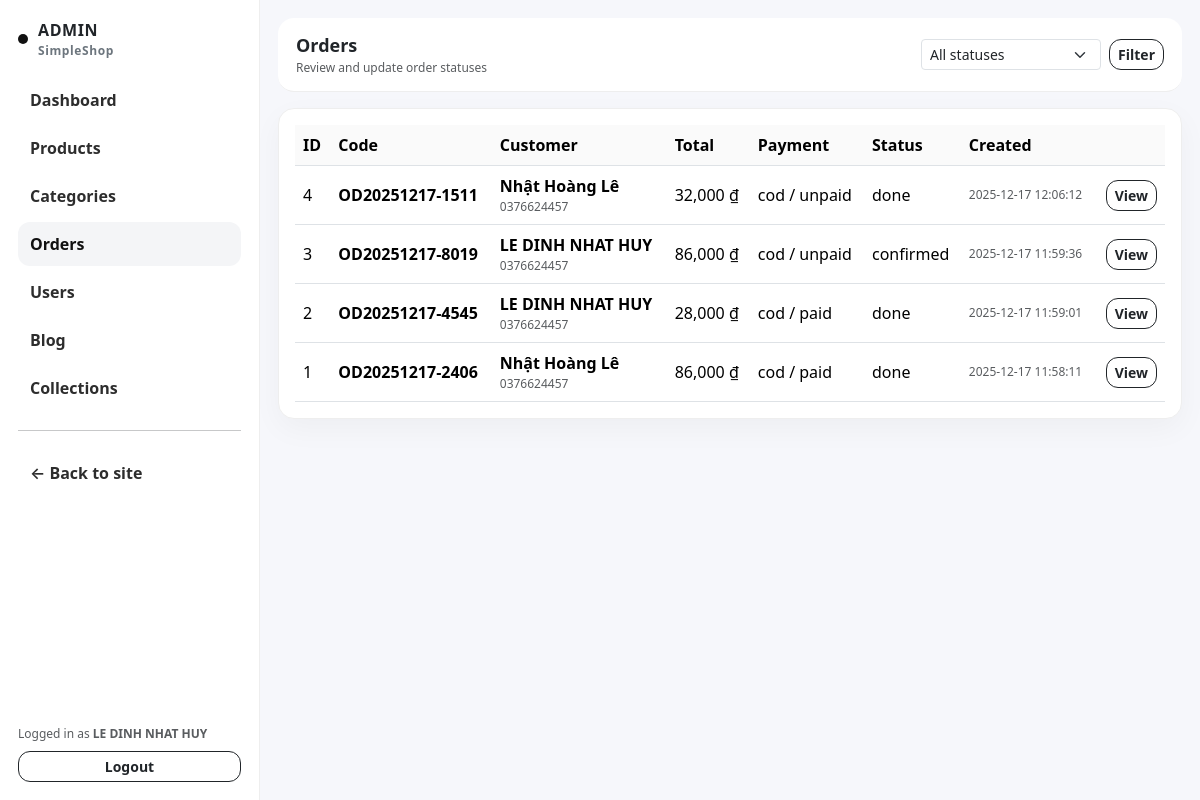
The app's page /admin/orders.php (signed in), older data.
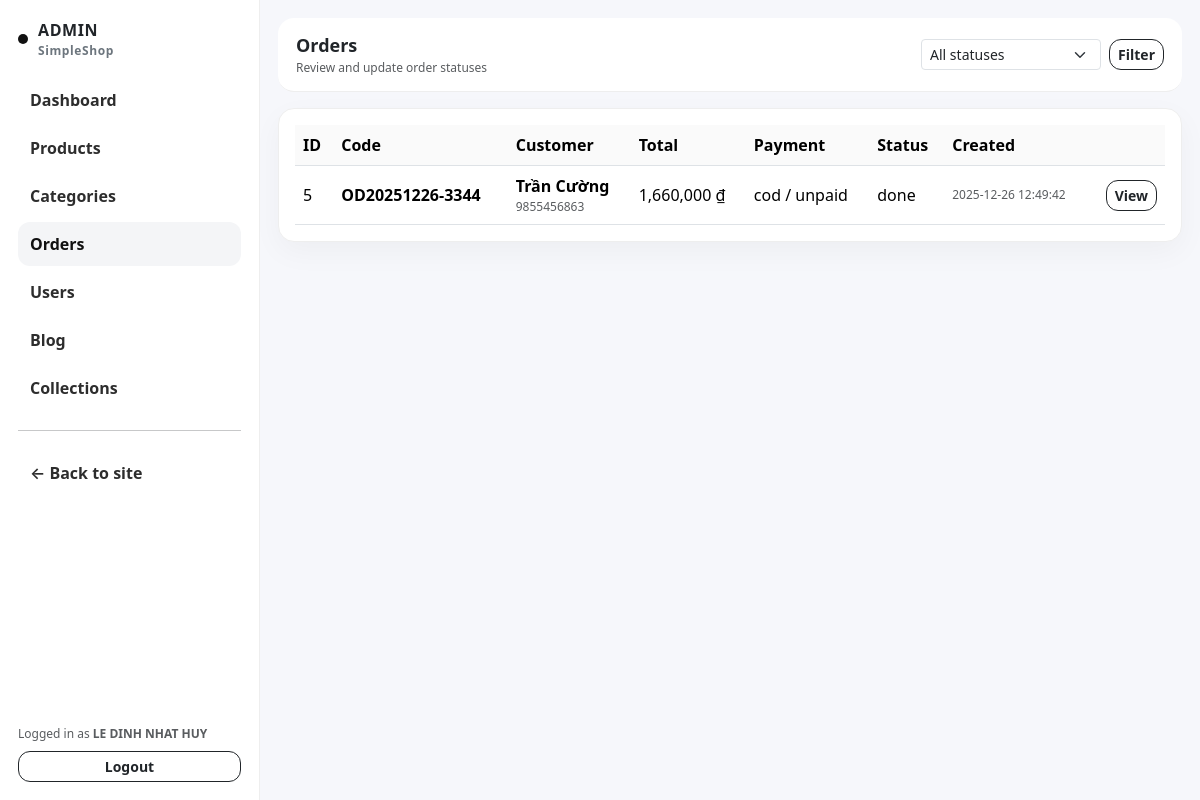
The same page, newer data.
### tables this page shows
CREATE TABLE `orders` (
  `id` bigint(20) UNSIGNED NOT NULL,
  `user_id` bigint(20) UNSIGNED NOT NULL,
  `cart_id` bigint(20) UNSIGNED DEFAULT NULL,
  `order_code` varchar(30) NOT NULL,
  `full_name` varchar(120) NOT NULL,
  `phone` varchar(30) NOT NULL,
  `address` varchar(255) NOT NULL,
  `note` varchar(255) DEFAULT NULL,
  `subtotal` decimal(12,2) NOT NULL,
  `shipping_fee` decimal(12,2) DEFAULT 0.00,
  `discount` decimal(12,2) DEFAULT 0.00,
  `total` decimal(12,2) NOT NULL,
  `payment_method` enum('cod','bank','momo') DEFAULT 'cod',
  `payment_status` enum('unpaid','paid') DEFAULT 'unpaid',
  `order_status` enum('pending','confirmed','shipping','done','cancelled') DEFAULT 'pending',
  `created_at` datetime DEFAULT current_timestamp(),
  `updated_at` datetime DEFAULT current_timestamp() ON UPDATE current_timestamp()
);

### core/db.php (called while the page is built, shortened)
<?php
function db(): PDO {
  static $pdo = null;
  if ($pdo) return $pdo;
  $dsn = "mysql:host=" . DB_HOST . ";dbname=" . DB_NAME . ";charset=utf8mb4";
  $pdo = new PDO($dsn, DB_USER, DB_PASS, [
    PDO::ATTR_ERRMODE => PDO::ERRMODE_EXCEPTION,
    PDO::ATTR_DEFAULT_FETCH_MODE => PDO::FETCH_ASSOC,
  ]);
  return $pdo;
}

### core/helpers.php (called while the page is built, shortened)
<?php
function e(string $s): string {
  return htmlspecialchars($s, ENT_QUOTES, 'UTF-8');
}

### admin/orders.php (the view, shortened to what this page needs)
<?php
require_once __DIR__ . '/partials/header.php';
require_once __DIR__ . '/partials/sidebar.php';
$where = "";
$params = [];
$st = db()->prepare("
  SELECT id, order_code, full_name, phone, total, payment_method, payment_status, order_status, created_at
  FROM orders
  $where
  ORDER BY id DESC
  LIMIT 200
");
$st->execute($params);
$orders = $st->fetchAll();
?>
<div class="admin-content">
  <div class="admin-topbar d-flex justify-content-between align-items-center">
    <div>
      <div style="font-weight:900;font-size:18px;">Orders</div>
      <div class="text-muted" style="font-size:12px;">Review and update order statuses</div>
    </div>
    <form class="d-flex gap-2" method="get">
      <select class="form-select form-select-sm" name="status" style="width:180px;">
        <option value="">All statuses</option>
      </select>
      <button class="btn btn-outline-dark btn-sm btn-ceo">Filter</button>
    </form>
  </div>
  <div class="cardx mt-3 p-3">
    <div class="table-responsive">
      <table class="table table-hover align-middle mb-0">
        <thead>
          <tr>
            <th>ID</th><th>Code</th><th>Customer</th><th>Total</th><th>Payment</th><th>Status</th><th>Created</th><th></th>
          </tr>
        </thead>
        <tbody>
          <?php foreach($orders as $o): ?>
            <tr>
              <td><?= (int)$o['id'] ?></td>
              <td class="fw-semibold"><?= e($o['order_code']) ?></td>
              <td>
                <div class="fw-semibold"><?= e($o['full_name']) ?></div>
                <div class="text-muted" style="font-size:12px;"><?= e($o['phone']) ?></div>
              </td>
              <td><?= number_format((float)$o['total']) ?> ₫</td>
              <td><?= e($o['payment_method']) ?> / <?= e($o['payment_status']) ?></td>
              <td><?= e($o['order_status']) ?></td>
              <td class="text-muted" style="font-size:12px;"><?= e($o['created_at']) ?></td>
              <td class="text-end">
                <a class="btn btn-outline-dark btn-sm btn-ceo" href="/admin/order_view.php?id=<?= (int)$o['id'] ?>">View</a>
              </td>
            </tr>
          <?php endforeach; ?>
        </tbody>
      </table>
    </div>
  </div>
</div>
<?php require_once __DIR__ . '/partials/footer.php'; ?>

Row changes from the older to the newer data that the page shows:
removed orders: id "4", order_code "OD20251217-1511", full_name "Nhật Hoàng Lê", phone "0376624457", total "32,000", payment_method "cod", payment_status "unpaid", order_status "done", created_at "2025-12-17 12:06:12"
removed orders: id "3", order_code "OD20251217-8019", full_name "LE DINH NHAT HUY", phone "0376624457", total "86,000", payment_method "cod", payment_status "unpaid", order_status "confirmed", created_at "2025-12-17 11:59:36"
removed orders: id "2", order_code "OD20251217-4545", full_name "LE DINH NHAT HUY", phone "0376624457", total "28,000", payment_method "cod", payment_status "paid", order_status "done", created_at "2025-12-17 11:59:01"
removed orders: id "1", order_code "OD20251217-2406", full_name "Nhật Hoàng Lê", phone "0376624457", total "86,000", payment_method "cod", payment_status "paid", order_status "done", created_at "2025-12-17 11:58:11"
added orders: id "5", order_code "OD20251226-3344", full_name "Trần Cường", phone "9855456863", total "1,660,000", payment_method "cod", payment_status "unpaid", order_status "done", created_at "2025-12-26 12:49:42"
